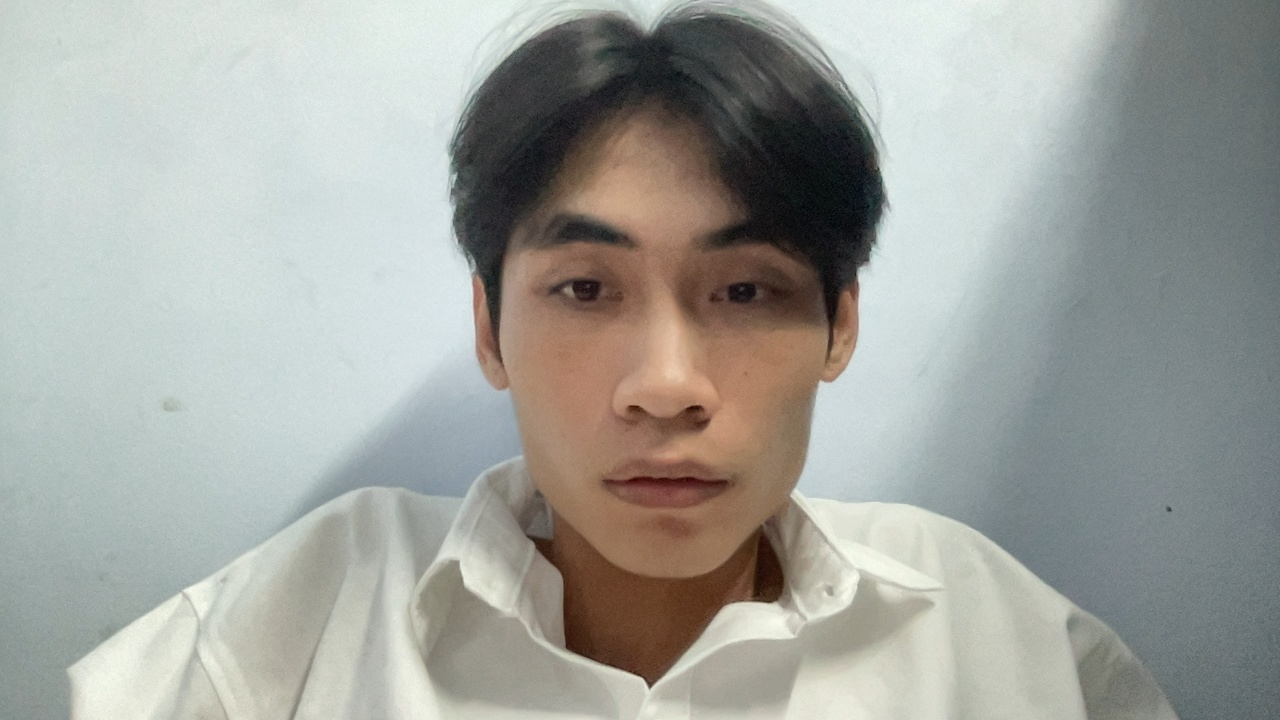
#> input picture data/image_620.jpg, 1280 x 720 px
$ jupyter execute Baitap25.ipynb
#> lines starting #> are read from the running program, lines starting #| are printed output that depends on the picture; after the words box and inside, x2 and y2 are one past the last pixel; in counts of white or black regions, pixels touching at a corner belong together
[cell 1]
import cv2

[cell 2]
def display_image(image):
    cv2.imshow('image', image)
    cv2.waitKey(0)
    cv2.destroyAllWindows()

[cell 3]
face_cascade = cv2.CascadeClassifier('../ThiGiacMayTinh/data/haarcascade_frontalcatface.xml')
eye_cascade = cv2.CascadeClassifier('../ThiGiacMayTinh/data//haarcascade_eye_tree_eyeglasses.xml')

[cell 4]
img = cv2.imread('data/image_620.jpg')
#> img is the input picture: shape (720, 1280, 3); mean B, G, R 157.9, 163.3, 161.5

[cell 5]
gray_image = cv2.cvtColor(img, cv2.COLOR_BGR2GRAY)
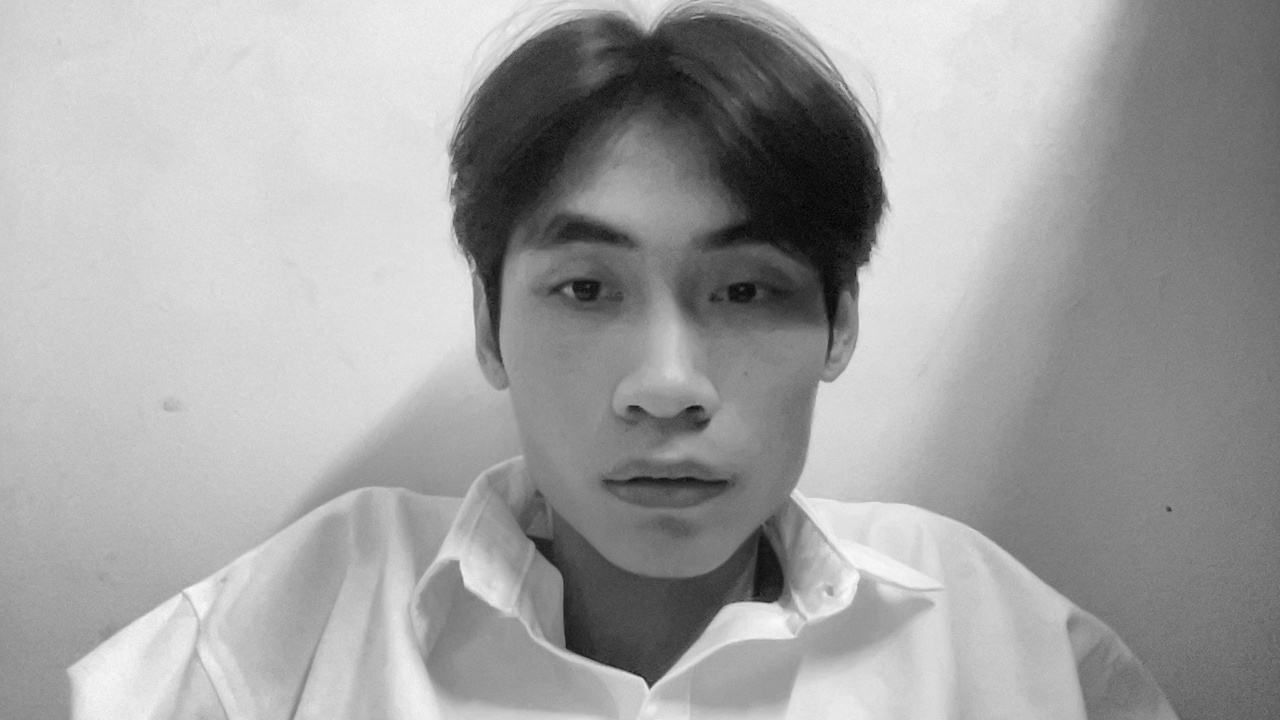
#> gray_image: shape (720, 1280); min 1, max 251, mean 162.1

[cell 6]
face = face_cascade.detectMultiScale(gray_image, scaleFactor=1.1, minNeighbors=5, minSize=(100, 100))
#> face = [[604, 364, 120, 120]]

[cell 7]
eyes = eye_cascade.detectMultiScale(gray_image, scaleFactor=1.1, minNeighbors=1, minSize=(5,5))
#> eyes = [[817, 580, 23, 23], [700, 252, 82, 82], [544, 252, 77, 77], [656, 500, 52, 52]]

[cell 8]
for(x, y, w, h) in face:
    cv2.rectangle(img, (x, y), (x+w, y+h), (0, 255, 0), 2)
#> this loop made 1 pass
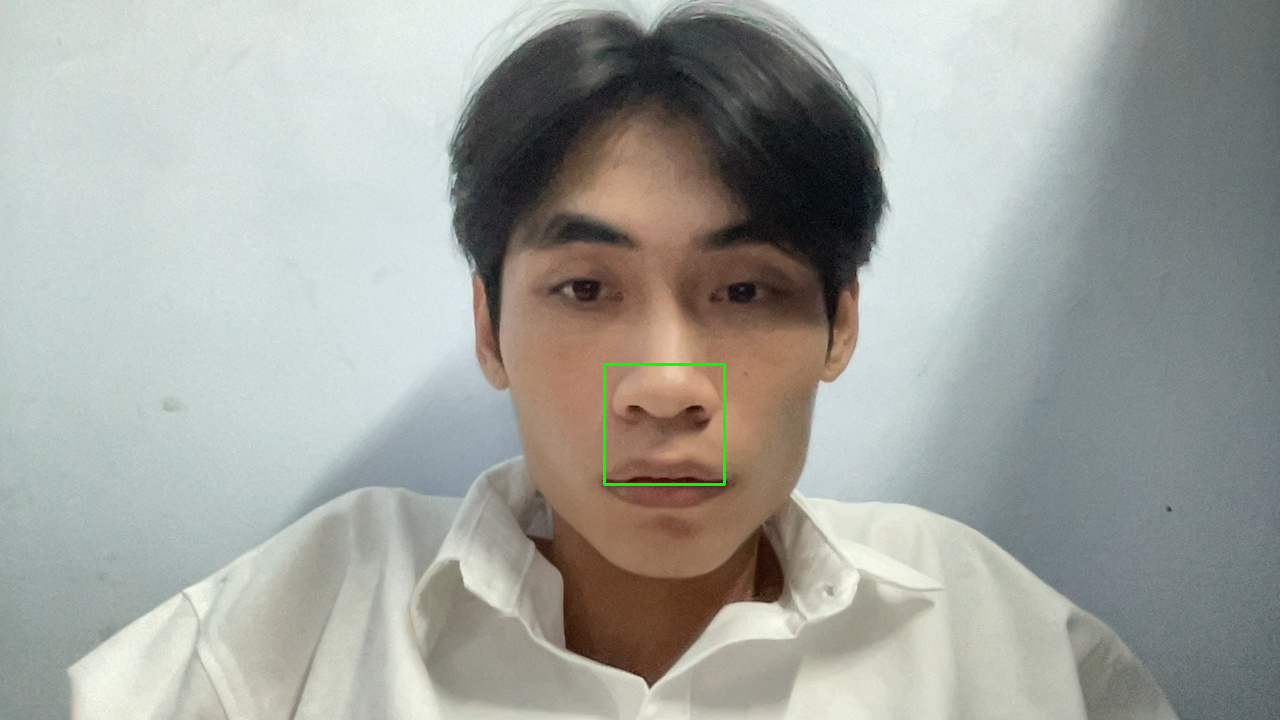
#> img: shape (720, 1280, 3); 0.16% of pixels changed, all inside (x1, y1, x2, y2) = (603, 363, 726, 486)

[cell 9]
for(x, y, w, h) in eyes:
    cv2.rectangle(img, (x, y), (x+w, y+h), (255, 0, 0), 2)
#> this loop made 4 passes
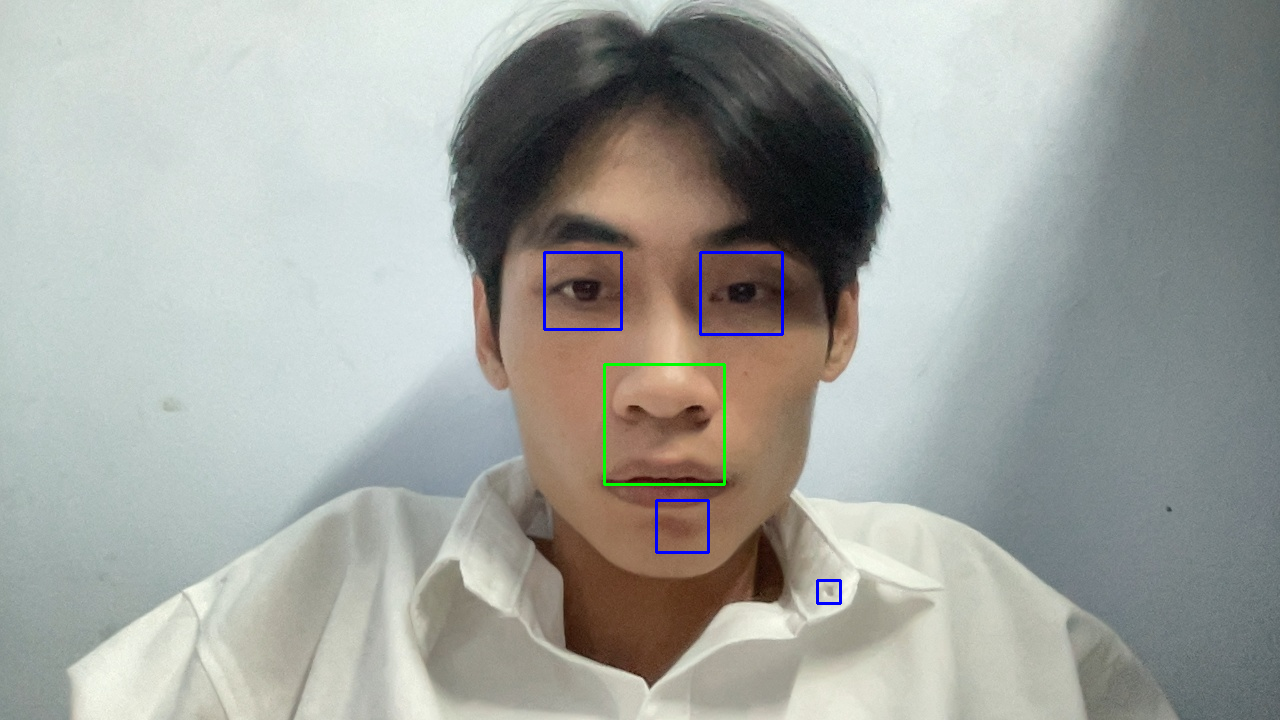
#> img: shape (720, 1280, 3); 0.3% of pixels changed, all inside (x1, y1, x2, y2) = (543, 251, 842, 605)
